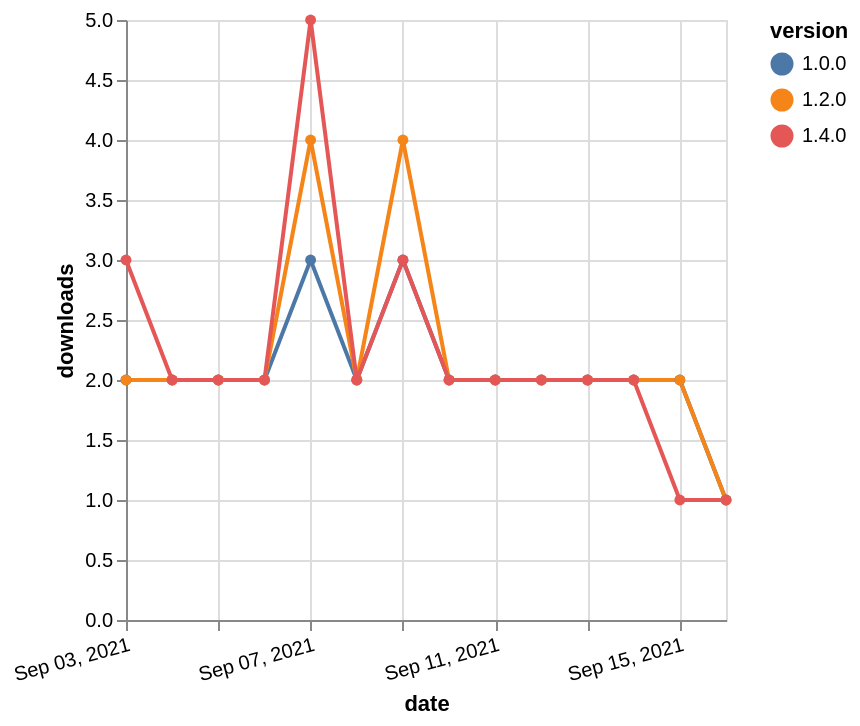

This figure's Vega-Lite source:
### Vega-Lite specification from a JSON file in a GitHub repository (floating-point values rounded to 4 significant figures)
{"$schema": "https://vega.github.io/schema/vega-lite/v5.json", "description": "A simple bar chart with embedded data.", "data": {"values": [{"date": "2021-09-03", "total": 1007, "delta": 2, "version": "1.0.0"}, {"date": "2021-09-04", "total": 1009, "delta": 2, "version": "1.0.0"}, {"date": "2021-09-05", "total": 1011, "delta": 2, "version": "1.0.0"}, {"date": "2021-09-06", "total": 1013, "delta": 2, "version": "1.0.0"}, {"date": "2021-09-07", "total": 1016, "delta": 3, "version": "1.0.0"}, {"date": "2021-09-08", "total": 1018, "delta": 2, "version": "1.0.0"}, {"date": "2021-09-09", "total": 1021, "delta": 3, "version": "1.0.0"}, {"date": "2021-09-10", "total": 1023, "delta": 2, "version": "1.0.0"}, {"date": "2021-09-11", "total": 1025, "delta": 2, "version": "1.0.0"}, {"date": "2021-09-12", "total": 1027, "delta": 2, "version": "1.0.0"}, {"date": "2021-09-13", "total": 1029, "delta": 2, "version": "1.0.0"}, {"date": "2021-09-14", "total": 1031, "delta": 2, "version": "1.0.0"}, {"date": "2021-09-15", "total": 1033, "delta": 2, "version": "1.0.0"}, {"date": "2021-09-16", "total": 1034, "delta": 1, "version": "1.0.0"}, {"date": "2021-09-03", "total": 698, "delta": 2, "version": "1.2.0"}, {"date": "2021-09-04", "total": 700, "delta": 2, "version": "1.2.0"}, {"date": "2021-09-05", "total": 702, "delta": 2, "version": "1.2.0"}, {"date": "2021-09-06", "total": 704, "delta": 2, "version": "1.2.0"}, {"date": "2021-09-07", "total": 708, "delta": 4, "version": "1.2.0"}, {"date": "2021-09-08", "total": 710, "delta": 2, "version": "1.2.0"}, {"date": "2021-09-09", "total": 714, "delta": 4, "version": "1.2.0"}, {"date": "2021-09-10", "total": 716, "delta": 2, "version": "1.2.0"}, {"date": "2021-09-11", "total": 718, "delta": 2, "version": "1.2.0"}, {"date": "2021-09-12", "total": 720, "delta": 2, "version": "1.2.0"}, {"date": "2021-09-13", "total": 722, "delta": 2, "version": "1.2.0"}, {"date": "2021-09-14", "total": 724, "delta": 2, "version": "1.2.0"}, {"date": "2021-09-15", "total": 726, "delta": 2, "version": "1.2.0"}, {"date": "2021-09-16", "total": 727, "delta": 1, "version": "1.2.0"}, {"date": "2021-09-03", "total": 220, "delta": 3, "version": "1.4.0"}, {"date": "2021-09-04", "total": 222, "delta": 2, "version": "1.4.0"}, {"date": "2021-09-05", "total": 224, "delta": 2, "version": "1.4.0"}, {"date": "2021-09-06", "total": 226, "delta": 2, "version": "1.4.0"}, {"date": "2021-09-07", "total": 231, "delta": 5, "version": "1.4.0"}, {"date": "2021-09-08", "total": 233, "delta": 2, "version": "1.4.0"}, {"date": "2021-09-09", "total": 236, "delta": 3, "version": "1.4.0"}, {"date": "2021-09-10", "total": 238, "delta": 2, "version": "1.4.0"}, {"date": "2021-09-11", "total": 240, "delta": 2, "version": "1.4.0"}, {"date": "2021-09-12", "total": 242, "delta": 2, "version": "1.4.0"}, {"date": "2021-09-13", "total": 244, "delta": 2, "version": "1.4.0"}, {"date": "2021-09-14", "total": 246, "delta": 2, "version": "1.4.0"}, {"date": "2021-09-15", "total": 247, "delta": 1, "version": "1.4.0"}, {"date": "2021-09-16", "total": 248, "delta": 1, "version": "1.4.0"}]}, "width": "container", "mark": {"type": "line", "point": {"filled": true}}, "encoding": {"x": {"field": "date", "type": "temporal", "timeUnit": "yearmonthdate", "title": "date", "axis": {"labelAngle": -15}}, "y": {"field": "delta", "type": "quantitative", "title": "downloads"}, "color": {"field": "version", "type": "nominal"}, "tooltip": {"field": "delta"}}}
